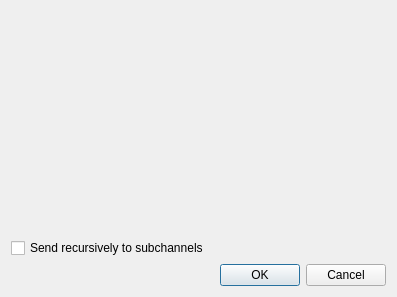
<?xml version="1.0" encoding="UTF-8"?>
<ui version="4.0">
 <class>TextMessage</class>
 <widget class="QDialog" name="TextMessage">
  <property name="geometry">
   <rect>
    <x>0</x>
    <y>0</y>
    <width>397</width>
    <height>297</height>
   </rect>
  </property>
  <property name="styleSheet">
   <string notr="true">font: 57 11pt &quot;Terminus (TTF)&quot;;</string>
  </property>
  <layout class="QVBoxLayout">
   <item>
    <layout class="QVBoxLayout" name="verticalLayout">
     <item>
      <widget class="RichTextEditor" name="rteMessage" native="true"/>
     </item>
    </layout>
   </item>
   <item>
    <widget class="QCheckBox" name="qcbTreeMessage">
     <property name="toolTip">
      <string>If checked the message is recursively sent to all subchannels</string>
     </property>
     <property name="text">
      <string>Send recursively to subchannels</string>
     </property>
    </widget>
   </item>
   <item>
    <widget class="QDialogButtonBox" name="qbbButtons">
     <property name="orientation">
      <enum>Qt::Horizontal</enum>
     </property>
     <property name="standardButtons">
      <set>QDialogButtonBox::Cancel|QDialogButtonBox::Ok</set>
     </property>
    </widget>
   </item>
  </layout>
 </widget>
 <customwidgets>
  <customwidget>
   <class>RichTextEditor</class>
   <extends>QWidget</extends>
   <header>RichTextEditor.h</header>
   <container>1</container>
  </customwidget>
 </customwidgets>
 <resources/>
 <connections>
  <connection>
   <sender>qbbButtons</sender>
   <signal>accepted()</signal>
   <receiver>TextMessage</receiver>
   <slot>accept()</slot>
   <hints>
    <hint type="sourcelabel">
     <x>257</x>
     <y>287</y>
    </hint>
    <hint type="destinationlabel">
     <x>157</x>
     <y>274</y>
    </hint>
   </hints>
  </connection>
  <connection>
   <sender>qbbButtons</sender>
   <signal>rejected()</signal>
   <receiver>TextMessage</receiver>
   <slot>reject()</slot>
   <hints>
    <hint type="sourcelabel">
     <x>325</x>
     <y>287</y>
    </hint>
    <hint type="destinationlabel">
     <x>286</x>
     <y>274</y>
    </hint>
   </hints>
  </connection>
 </connections>
</ui>
